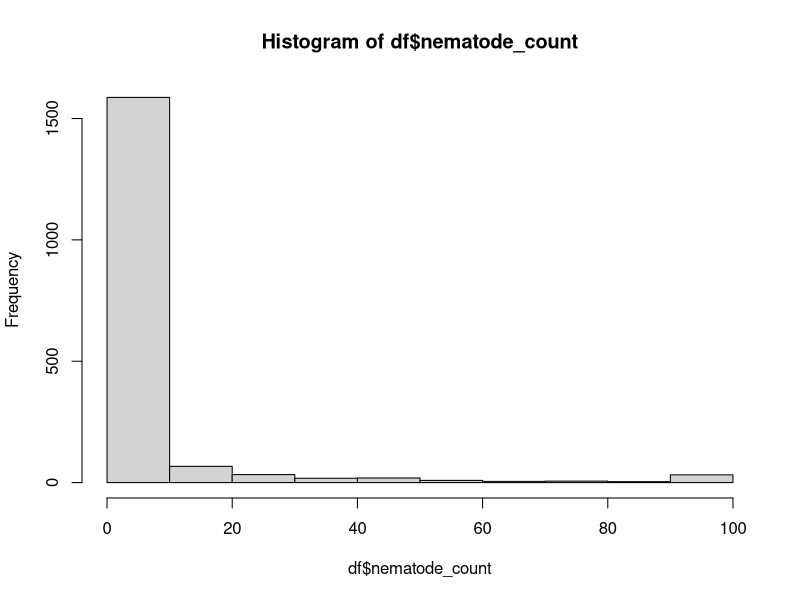
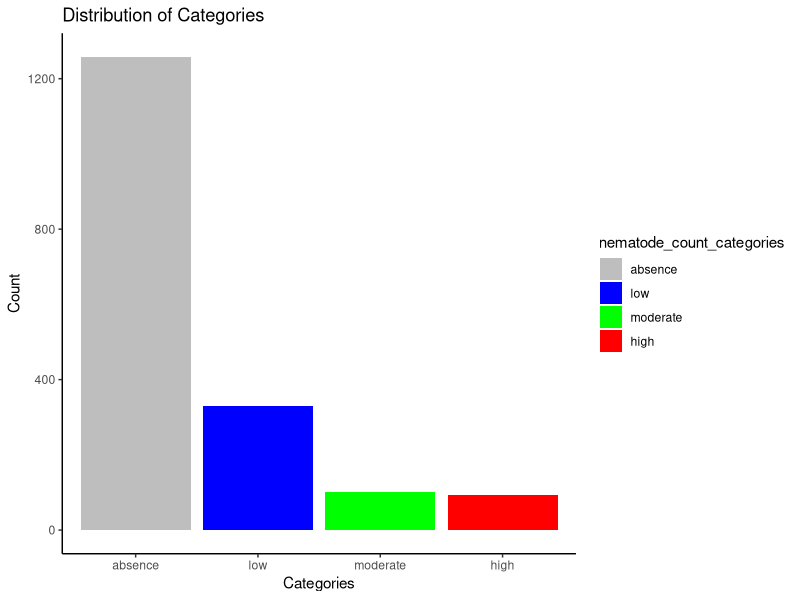
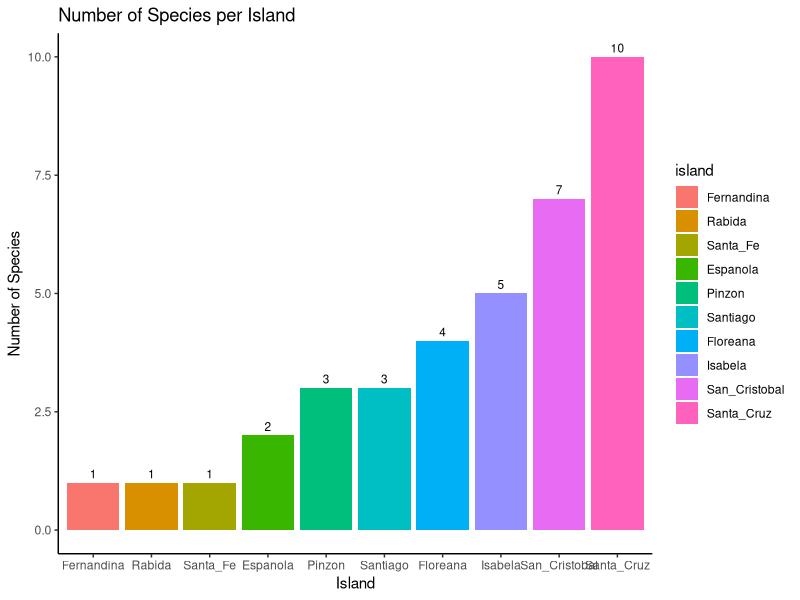
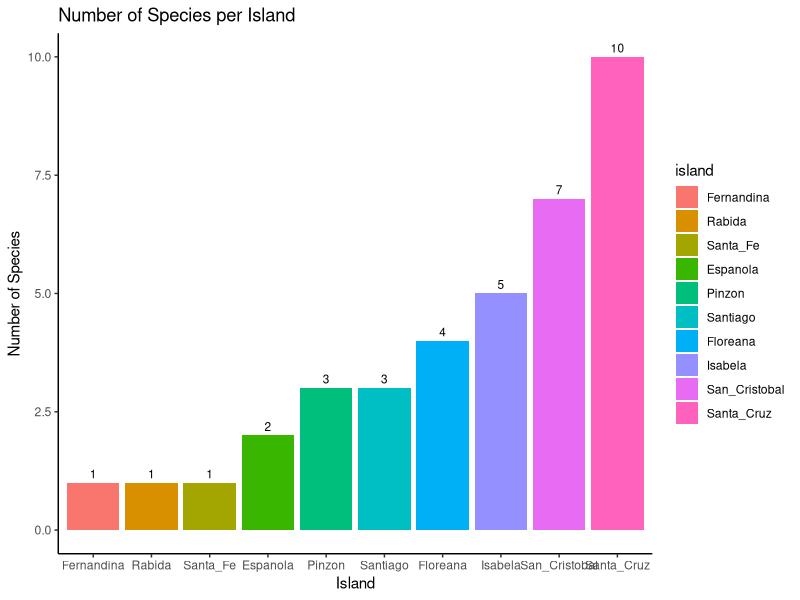

R code for these plots, in order: (Note: this script raises an error after producing the figures.)
## ---- chunk 1
library(dplyr)
library(ggplot2)
## ---- chunk 2
df <- read.csv("sampling.csv", header = TRUE)
df$nematode_count[which(df$nematode_count == ">100")] <- "100"
df$nematode_count <- as.numeric(df$nematode_count)
df <- df[1:1780,]
hist(df$nematode_count)
## ---- chunk 3

df <- df %>%
  mutate(nematode_count_categories = cut(nematode_count, 
                          breaks = c(-Inf, 0, 10, 30, Inf), 
                          labels = c("absence", "low", "moderate", "high"),
                          include.lowest = TRUE)) 

## ---- chunk 4
ggplot(df, aes(x = nematode_count_categories, fill = nematode_count_categories)) +
  geom_bar() +
  labs(title = "Distribution of Categories",
       x = "Categories",
       y = "Count") +
  scale_fill_manual(values = c("absence" = "gray", "low" = "blue", "moderate" = "green", "high" = "red")) +
  theme_classic()

## ---- chunk 5

# Assuming your data frame is named 'df' and the columns are named 'spp', 'island', and 'nematode_count'
# Count the number of species per island
species_counts <- df %>%
  group_by(island) %>%
  summarise(num_species = length(unique(spp)))

# Reorder the levels of the "island" factor based on the number of species
species_counts <- species_counts %>%
  mutate(island = factor(island, levels = island[order(num_species)]))


# Plot the number of species per island
nspp_island <- ggplot(species_counts, aes(x = island, y = num_species, fill = island)) +
  geom_bar(stat = "identity") +
  geom_text(aes(label = num_species), vjust = -0.5, size = 3) +  # Add text labels
  labs(title = "Number of Species per Island",
       x = "Island",
       y = "Number of Species") +
  theme_classic()

nspp_island


ggsave("nspp_island.jpeg", height = 7, width = 10)





## ---- chunk 6


barplots_counts_spp_island <- ggplot(df, aes(x = spp, fill = nematode_count_categories)) +
  geom_bar(position = "dodge", alpha = 0.7) +  # Use geom_bar for barplots
  geom_jitter(aes(y = nematode_count), alpha = 0.5, position = position_dodge(width = 0.75)) +  # Add jitter with alpha
  labs(title = "Nematode Counts per Species and Category",
       x = "Species",
       y = "Nematode Counts") +
  facet_wrap(~ island, scales = "free", strip.position = "top") +
  theme_classic() +
  theme(
    legend.position = "top",
    legend.box = "horizontal",
    legend.spacing.x = unit(0.2, "cm"),
    axis.text.x = element_text(angle = 45, hjust = 1) 
  )






ggplot(df_plot, aes(x = spp, y = count, fill = nematode_count_categories)) +
  geom_bar(stat = "identity") +
  labs(title = "Nematode Count Categories per Species",
       x = "Species",
       y = "Count") +
  facet_wrap(~ island, scales = "free") +  # Facet by island with free scales
  scale_fill_manual(values = c("absence" = "gray", "low" = "blue", "moderate" = "green", "high" = "red")) +  # Specify colors
  theme_classic() +
  theme(
    legend.position = "top",
    legend.box = "horizontal",
    legend.spacing.x = unit(0.2, "cm"),
    axis.text.x = element_text(angle = 45, hjust = 1) 
  )



ggsave("barplots_counts_spp_island_v2.jpeg", height = 7, width = 15)

## ---- chunk 7
df_load <- df %>%
  group_by(spp) %>%
  summarise(mean_load = mean(nematode_count, na.rm = TRUE)) %>%
  arrange(desc(mean_load))


correlation_data <- df %>%
  group_by(spp) %>%
  summarise(mean_load = mean(nematode_count, na.rm = TRUE),
            shell_brightness = first(shell_brightness)) %>%
  arrange(desc(mean_load))

